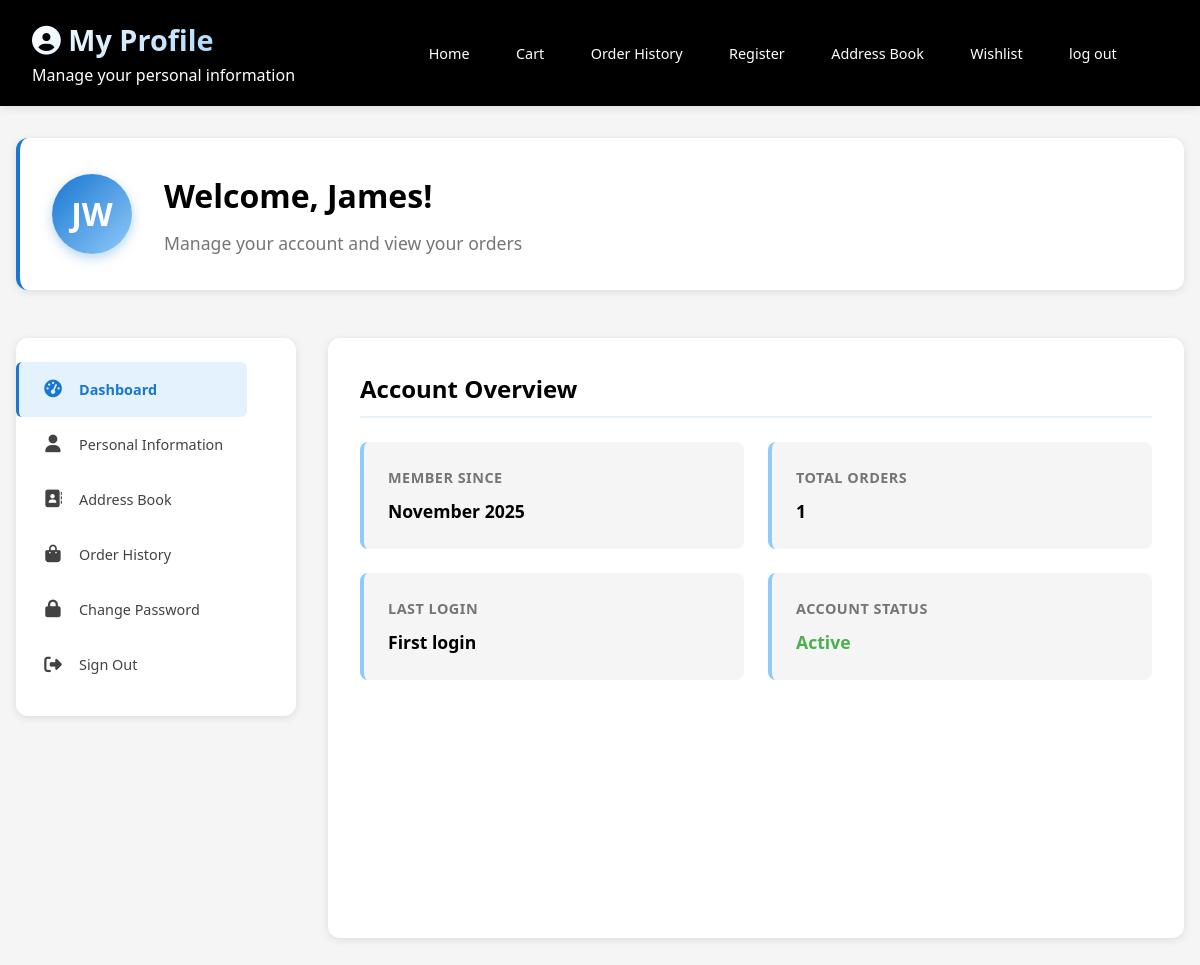
Screenshot of /front/useracc/profile/profile.php (signed in) with the database file from the repository.
### tables this page shows
CREATE TABLE IF NOT EXISTS customers (
    id INT AUTO_INCREMENT PRIMARY KEY,
    first_name VARCHAR(100) NOT NULL,
    last_name VARCHAR(100) NOT NULL,
    email VARCHAR(255) NOT NULL UNIQUE,
    phone VARCHAR(20),
    password_hash VARCHAR(255),
    status ENUM('active', 'inactive') DEFAULT 'active',
    avatar_color VARCHAR(20) DEFAULT '#4361ee',
    email_verified BOOLEAN DEFAULT FALSE,
    last_login TIMESTAMP NULL,
    created_at TIMESTAMP DEFAULT CURRENT_TIMESTAMP,
    updated_at TIMESTAMP DEFAULT CURRENT_TIMESTAMP ON UPDATE CURRENT_TIMESTAMP
);

### front/useracc/profile/profile_backend.php (called while the page is built, shortened)
<?php
require_once '../../../databse/db_connection.php';
function getUserProfile($user_id) {
    global $conn;
    $user_id = mysqli_real_escape_string($conn, $user_id);
    $sql = "SELECT id, first_name, last_name, email, phone, avatar_color, status, created_at, last_login
            FROM customers
            WHERE id = '$user_id' AND status = 'active'";
    $result = mysqli_query($conn, $sql);
    if ($result && mysqli_num_rows($result) > 0) {
        return mysqli_fetch_assoc($result);
    }
    return null;
}
function getUserAddresses($user_id) {
    global $conn;
    $user_id = mysqli_real_escape_string($conn, $user_id);
    $sql = "SELECT id, type, full_name, phone, address_line1, address_line2, city, state, zip_code, country, is_default, created_at
            FROM addresses
            WHERE customer_id = '$user_id'
            ORDER BY is_default DESC, type ASC, created_at DESC";
    $result = mysqli_query($conn, $sql);
    $addresses = [];
    if ($result && mysqli_num_rows($result) > 0) {
        while ($row = mysqli_fetch_assoc($result)) {
            $addresses[] = $row;
        }
    }
    return $addresses;
}
function getUserOrders($user_id) {
    global $conn;
    $user_id = mysqli_real_escape_string($conn, $user_id);
    $sql = "SELECT id, order_number, total_amount, status, created_at
            FROM orders
            WHERE customer_id = '$user_id'
            ORDER BY created_at DESC
            LIMIT 10";
    $result = mysqli_query($conn, $sql);
    $orders = [];
    if ($result && mysqli_num_rows($result) > 0) {
        while ($row = mysqli_fetch_assoc($result)) {
            $orders[] = $row;
        }
    }
    return $orders;
}
?>

### front/useracc/profile/profile.php (the view, shortened to what this page needs)
<?php
require_once '../../../databse/db_connection.php';
include 'profile_backend.php';
$user_id = $_SESSION['user_id'];
$user = getUserProfile($user_id);
$orders = getUserOrders($user_id);
?>
<!DOCTYPE html>
<html lang="en">
<head>
    <link rel="stylesheet" href="profile.css">
    <link rel="stylesheet" href="https://cdnjs.cloudflare.com/ajax/libs/font-awesome/6.4.0/css/all.min.css">
</head>
<body>
    <header>
    <div>
        <h1><i class="fas fa-user-circle"></i> My Profile</h1>
        <p>Manage your personal information</p>
    </div>
    <?php include '../header3.php'; ?>
</header>
    <main class="container">
        <div class="profile-header">
            <div class="avatar">
                <?php echo strtoupper(substr($user['first_name'], 0, 1) . substr($user['last_name'], 0, 1)); ?>
            </div>
            <div class="profile-welcome">
                <h1>Welcome, <?php echo htmlspecialchars($user['first_name']); ?>!</h1>
                <p>Manage your account and view your orders</p>
            </div>
        </div>
        <div class="profile-layout">
            <aside class="profile-sidebar">
                <nav>
                    <ul class="profile-nav">
                        <li><a href="#dashboard" class="active"><i class="fas fa-tachometer-alt"></i> Dashboard</a></li>
                        <li><a href="#personal-info"><i class="fas fa-user"></i> Personal Information</a></li>
                        <li><a href="#addresses"><i class="fas fa-address-book"></i> Address Book</a></li>
                        <li><a href="#order-history"><i class="fas fa-shopping-bag"></i> Order History</a></li>
                        <li><a href="change_password.php"><i class="fas fa-lock"></i> Change Password</a></li>
                        <li><a href="logout.php"><i class="fas fa-sign-out-alt"></i> Sign Out</a></li>
                    </ul>
                </nav>
            </aside>
            <div class="profile-content">
                <section id="dashboard" class="section">
                    <h2>Account Overview</h2>
                    <div class="info-grid">
                        <div class="info-item">
                            <div class="info-label">Member Since</div>
                            <div class="info-value"><?php echo date('F Y', strtotime($user['created_at'])); ?></div>
                        </div>
                        <div class="info-item">
                            <div class="info-label">Total Orders</div>
                            <div class="info-value"><?php echo count($orders); ?></div>
                        </div>
                        <div class="info-item">
                            <div class="info-label">Last Login</div>
                            <div class="info-value">
                                <?php echo $user['last_login'] ? date('M j, Y g:i A', strtotime($user['last_login'])) : 'First login'; ?>
                            </div>
                        </div>
                        <div class="info-item">
                            <div class="info-label">Account Status</div>
                            <div class="info-value status-confirmed"><?php echo ucfirst($user['status']); ?></div>
                        </div>
                    </div>
                </section>
            </div>
        </div>
    </main>
</body>
</html>

### front/useracc/profile/profile.css (style rules this page uses)
:root { --primary-black: #000000; --primary-white: #ffffff; --light-blue: #e3f2fd; --medium-blue: #90caf9; --dark-blue: #1976d2; --light-gray: #f5f5f5; --medium-gray: #e0e0e0; --dark-gray: #424242; --text-gray: #757575; --success-green: #4caf50; --warning-orange: #ff9800; --error-red: #f44336; --sidebar-bg: #f8f9fa; }
.container { max-width: 1200px; margin: 0 auto; padding: 2rem 1rem; }
.profile-header { display: flex; align-items: center; gap: 2rem; margin-bottom: 3rem; padding: 2rem; background: var(--primary-white); border-radius: 12px; box-shadow: 0 2px 8px rgba(0,0,0,0.1); border-left: 4px solid var(--dark-blue); }
.avatar { width: 80px; height: 80px; background: linear-gradient(135deg, var(--dark-blue), var(--medium-blue)); border-radius: 50%; display: flex; align-items: center; justify-content: center; font-size: 2rem; font-weight: bold; color: var(--primary-white); box-shadow: 0 4px 12px rgba(25, 118, 210, 0.3); }
.profile-welcome h1 { margin: 0 0 0.5rem 0; color: var(--primary-black); font-size: 2rem; font-weight: 600; }
.profile-welcome p { margin: 0; color: var(--text-gray); font-size: 1.1rem; }
.profile-layout { display: grid; grid-template-columns: 280px 1fr; gap: 2rem; min-height: 600px; }
.profile-sidebar { background: var(--primary-white); border-radius: 12px; box-shadow: 0 2px 8px rgba(0,0,0,0.1); padding: 1.5rem 0; height: fit-content; position: sticky; top: 2rem; }
.profile-nav { list-style: none; padding: 0; margin: 0; }
.profile-nav li { margin: 0; }
.profile-nav a { display: flex; align-items: center; gap: 1rem; padding: 1rem 1.5rem; color: var(--dark-gray); text-decoration: none; transition: all 0.3s ease; border-left: 3px solid transparent; font-weight: 500; }
.profile-nav a.active { background-color: var(--light-blue); color: var(--dark-blue); border-left-color: var(--dark-blue); font-weight: 600; }
.profile-nav i { width: 20px; text-align: center; font-size: 1.1rem; }
.profile-content { background: var(--primary-white); border-radius: 12px; box-shadow: 0 2px 8px rgba(0,0,0,0.1); padding: 2rem; }
.section { animation: fadeIn 0.5s ease-in-out; }
.section h2 { color: var(--primary-black); margin-bottom: 1.5rem; font-size: 1.5rem; font-weight: 600; border-bottom: 2px solid var(--light-blue); padding-bottom: 0.5rem; }
.info-grid { display: grid; grid-template-columns: repeat(auto-fit, minmax(250px, 1fr)); gap: 1.5rem; margin-bottom: 2rem; }
.info-item { background: var(--light-gray); padding: 1.5rem; border-radius: 8px; border-left: 4px solid var(--medium-blue); }
.info-label { color: var(--text-gray); font-size: 0.9rem; font-weight: 600; text-transform: uppercase; letter-spacing: 0.5px; margin-bottom: 0.5rem; }
.info-value { color: var(--primary-black); font-size: 1.1rem; font-weight: 600; }
.status-confirmed { color: var(--success-green); font-weight: 600; }

### front/useracc/header3.php (style rules this page uses)
:root { --primary-black: #000000; --primary-white: #ffffff; --light-blue: #e3f2fd; --medium-blue: #90caf9; --dark-blue: #1976d2; --light-gray: #f5f5f5; --medium-gray: #e0e0e0; --dark-gray: #424242; --text-gray: #757575; --error-red: #f44336; }
* { margin: 0; padding: 0; box-sizing: border-box; }
body { font-family: 'Segoe UI', Tahoma, Geneva, Verdana, sans-serif; line-height: 1.6; background-color: var(--light-gray); }
header { background-color: var(--primary-black); color: var(--primary-white); padding: 1rem 2rem; display: flex; justify-content: space-between; align-items: center; box-shadow: 0 2px 10px rgba(0, 0, 0, 0.1); position: sticky; top: 0; z-index: 1000; }
header h1 { margin: 0; font-size: 1.8rem; font-weight: 700; background: linear-gradient(135deg, var(--primary-white), var(--medium-blue)); -webkit-background-clip: text; -webkit-text-fill-color: transparent; background-clip: text; }
nav { display: flex; gap: 0.5rem; flex-wrap: wrap; align-items: center; }
nav a { color: var(--primary-white); text-decoration: none; padding: 0.6rem 1.2rem; border-radius: 6px; transition: all 0.3s ease; font-size: 0.9rem; font-weight: 500; position: relative; overflow: hidden; }
nav a::before { content: ''; position: absolute; top: 0; left: -100%; width: 100%; height: 100%; background: linear-gradient(90deg, transparent, rgba(255, 255, 255, 0.1), transparent); transition: left 0.5s ease; }
header { animation: slideDown 0.5s ease-out; }

### rows the page displays
customers: first_name+last_name "JW", first_name "James", created_at "November 2025", status "Active"

### other values shown
count($orders) "1"
